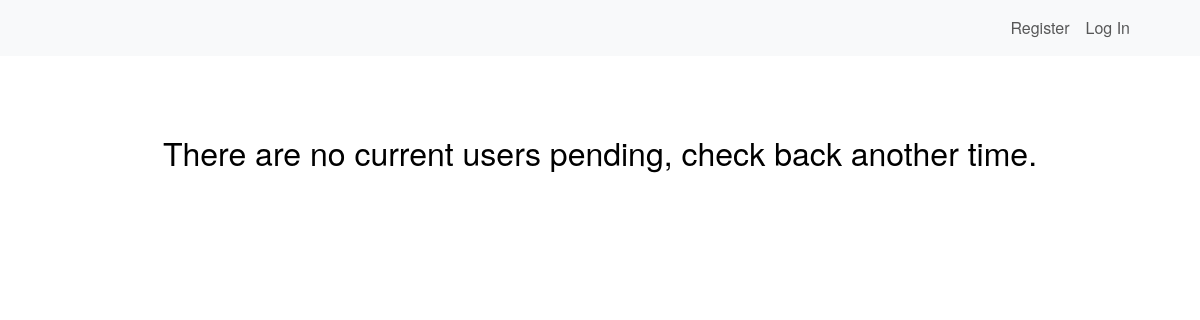
/reviewprofiles, run on an earlier commit of the app's database.
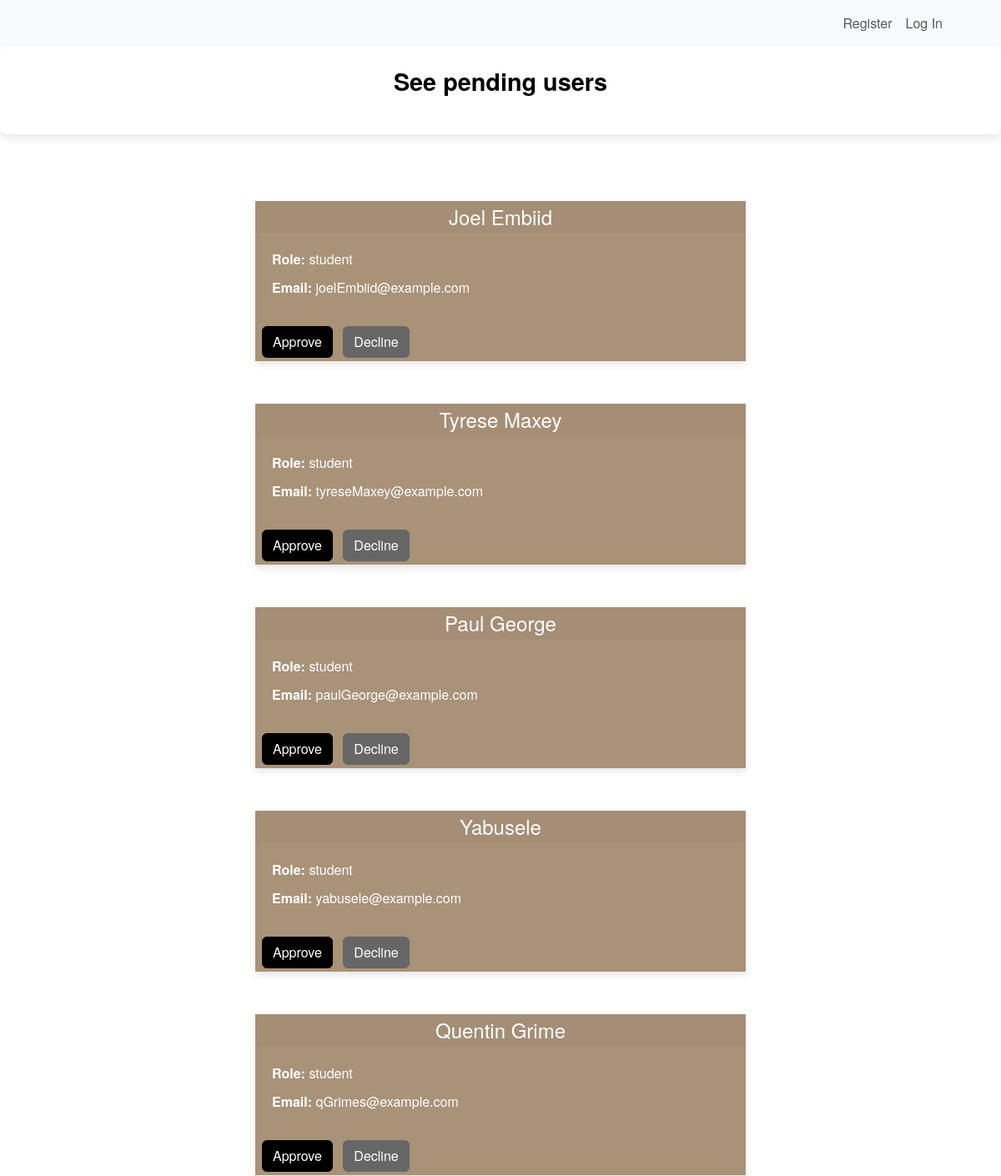
And on a later commit of the database.
### tables this page shows
CREATE TABLE "students" (
	"id"	INTEGER,
	"name"	TEXT NOT NULL,
	"email"	TEXT NOT NULL UNIQUE,
	"password"	text NOT NULL,
	"Role"	TEXT NOT NULL,
	"status"	TEXT,
	PRIMARY KEY("id" AUTOINCREMENT)
);

### blueprints/admin.py (the view, shortened to what this page needs)
@login_required
@admin_bp.route("/reviewprofiles", methods = ["GET", "POST"])
def reviewProfiles():
    conn = get_db()
    cursor = conn.cursor()
    cursor.execute("SELECT * FROM students WHERE status IS NULL")
    user_applicants = cursor.fetchall()
    portfolio = []
    for user in user_applicants:
        portfolio.append({"id":user["id"],"name": user["name"], "email": user["email"], "role": user["Role"]})
    conn.close()
    return render_template("aprofiles.html", portfolio = portfolio)

### db.py (called while the page is built)
def get_db():
    if not hasattr(g, 'sqlite_db'):
        g.sqlite_db = sqlite3.connect(Config.DATABASE, check_same_thread=False, timeout=10)
        g.sqlite_db.row_factory = sqlite3.Row
    return g.sqlite_db

### templates/aprofiles.html (shortened to what this page needs)
{% extends "admin.html" %}
{% block main %}
{% if portfolio %}
    <div class = "custom-welcome">
        <h2>See pending users</h2>
    </div>
    {% for user in portfolio %}
    <div class="row justify-content-center">
        <div class="col-md-6">
            <div class="card">
                <div class="card-header">
                    <h2 class="text-center">{{ user.name }}</h2>
                </div>
                <form action="/reviewprofiles" method="post">
                    <div class="profile">
                        <p> <strong>Role:</strong> {{ user.role }}</p>
                        <p> <strong>Email:</strong> {{ user.email }}</p>
                    </div>
                    <div class="d-grid gap-2 d-md-block">
                        <button type="submit" class="btn btn-primary mx-2 my-1" name = "action" value = "approve_{{ user.id }}">Approve</button>
                        <button type="submit" class="btn btn-secondary my-1" name = "action" value = "decline_{{ user.id }}">Decline</button>
                    </div>
                </form>
            </div>
        </div>
    </div>
    {% endfor %}
{% else %}
<div class="d-flex justify-content-center align-items-center"style="height: 25vh;">
    <h2>There are no current users pending, check back another time.</h2>
</div>
{% endif %}
{% endblock %}

### templates/admin.html (shortened to what this page needs)
<!DOCTYPE html>
<html lang="en">
    <head>
        <link href="https://cdn.jsdelivr.net/npm/bootstrap@5.3.3/dist/css/bootstrap.min.css" rel="stylesheet">
        <link rel="stylesheet" href="{{ url_for('static', filename='style.css') }}">
    </head>
    <body>
        {% if session.get("user_id") %}
        <nav class="navbar navbar-expand-lg navbar-dark bg-dark">
            <div class="container-fluid">
              <a class="navbar-brand" href="/"><img src = "../static/logo.png" class = "brand" alt = "YourFuture">
              </a>
              <button class="navbar-toggler" type="button" data-bs-toggle="collapse" data-bs-target="#navbarNav" aria-controls="navbarNav" aria-expanded="false" aria-label="Toggle navigation">
                <span class="navbar-toggler-icon"></span>
              </button>
              <div class="collapse navbar-collapse" id="navbarNav">
                <ul class="navbar-nav me-auto ">
                  <li class="nav-item mx-5">
                    <a class="nav-link" href="/reviewJobs">Review Jobs</a>
                  </li>
                  <li class="nav-item mx-5">
                    <a class="nav-link" href="/reviewapplicants">Applications</a>
                  </li>
                  <li class="nav-item mx-5">
                    <a class="nav-link" href="/reviewprofiles">Review Profiles</a>
                  </li>
                  <li class="nav-item mx-5">
                    <a class="nav-link" href="/post">Post</a>
                  </li>
                </ul>
                <ul class="navbar-nav ms-auto">
                  <li class="nav-item">
                    <a class="nav-link" href="/logout">Logout</a>
                  </li>
                </ul>
              </div>
            </div>
          </nav>
        {% else %}
        <nav class = "navbar navbar-expand-lg navbar-light bg-light">
            <div class = "container-fluid">
                <ul class="navbar-nav ms-auto">
                    <li class="nav-item">
                        <a class="nav-link" href="/register">Register</a>
                    </li>
                    <li class="nav-item"><a class="nav-link" href="/login">Log In</a></li>
                </ul>
            </div>
        </nav>
        {% endif %}
        <main>
            {% block main %}{% endblock %}
        </main>
    </body>

### static/style.css (style rules this page uses)
html, body { margin: 0; padding: 0; width: 100%; height: 100%; }
body { background-color: white; background-size: cover; background-position: center; background-repeat: no-repeat; background-attachment: fixed; font-family: 'Helvetica Neue', Arial, sans-serif; color:black; height: 100vh; }
.navbar-nav { margin-left: 50px; margin-right: 50px; }
.navbar { color: black; top:0; position: relative; z-index: 1; }
.card { border: none; box-shadow: 0 4px 8px rgba(0, 0, 0, 0.1); margin-bottom: 25px; background-color: rgba(139, 110, 75, 0.75); color: white; border-radius: 0; overflow: hidden; transition: transform 0.2s, box-shadow 0.3s; }
.card-header { color: white; padding: 15px; border-bottom: none; }
.card-header h2 { margin: 0; font-size: 1.5rem; color: white; }
.btn-primary { background-color: #000; border-color: #000; color: white; }
.btn-secondary { background-color: #666 !important; border-color: #666 !important; }
.card { box-shadow: 0 2px 4px rgba(0, 0, 0, 0.1); margin-top: 50px; justify-content: center; }
.custom-welcome { background-color: white; padding: 25px; border-radius: 8px; box-shadow: 0 4px 12px rgba(0, 0, 0, 0.1); margin-bottom: 30px; }
.custom-welcome h2 { text-align: center; color: #000; font-weight: 600; margin-bottom: 20px; font-size: 1.8rem; }

### templates/aprofiles.html (style rules this page uses)
.card { border: none; box-shadow: 0 4px 8px rgba(0, 0, 0, 0.1); margin-bottom:1px; background-color: rgba(139, 110, 75, 0.75); color: white; border-radius: 0; overflow: hidden; transition: transform 0.2s, box-shadow 0.3s; }
.card-header { color: white; padding: 5px; border-bottom: none; }
.card-header h2 { margin: 0; font-size: 1.5rem; color: white; }
.profile { padding: 20px; color: white; }
.profile p { margin-bottom: 10px; font-size: 1rem; line-height: 1.5; }
.btn-primary { background-color: #000; border-color: #000; color: white; }
.btn-secondary { background-color: #666 !important; border-color: #666 !important; }

What changed in the data, as far as the page shows it:
added students: name "Joel Embiid", role "student", email "joelEmbiid@example.com"
added students: name "Tyrese Maxey", role "student", email "tyreseMaxey@example.com"
added students: name "Paul George", role "student", email "paulGeorge@example.com"
added students: name "Yabusele", role "student", email "yabusele@example.com"
added students: name "Quentin Grime", role "student", email "qGrimes@example.com"
Also different on the page:
text no longer shown: "There are no current users pending, check back another time."
text now shown: "See pending users"
